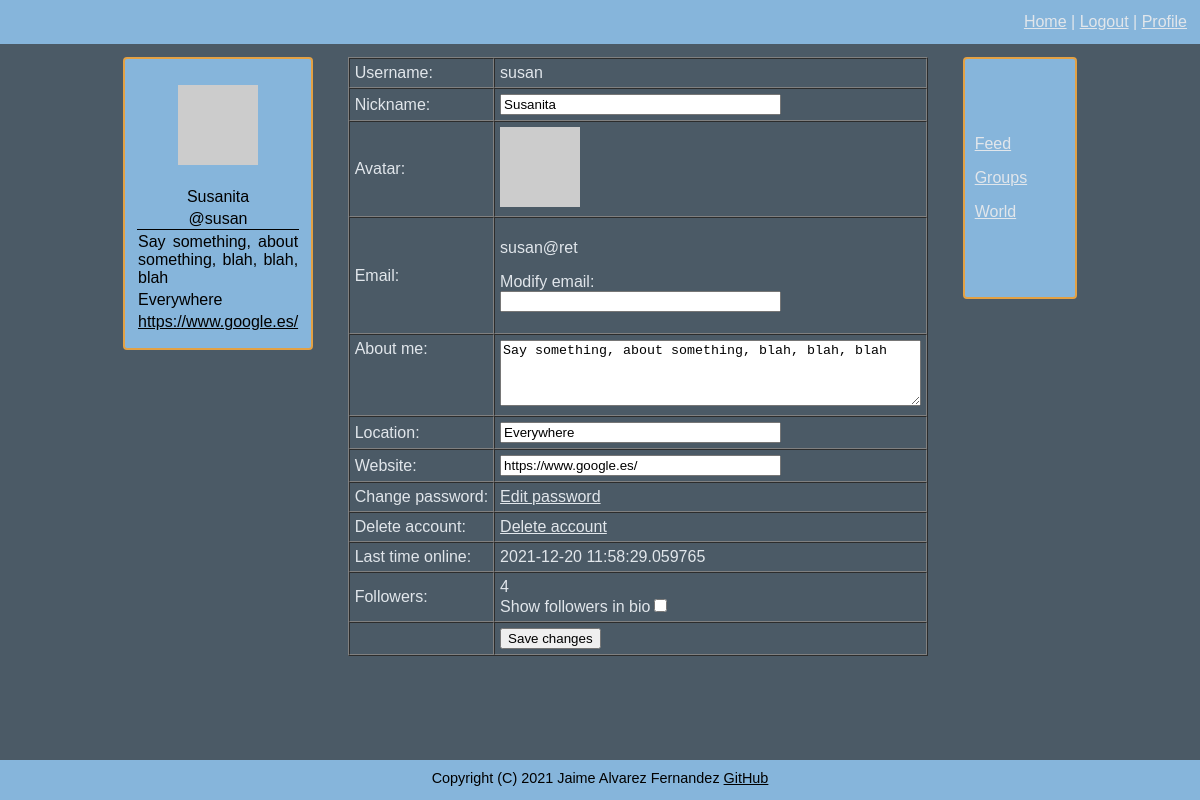
The page /profile (signed in) on the database its author committed.
### connect/models.py (models this page shows, shortened)
class User(UserMixin, db.Model):
    id = db.Column(db.Integer, primary_key=True)
    username = db.Column(db.String(64), index=True, unique=True)
    email = db.Column(db.String(120), index=True, unique=True)
    nickname = db.Column(db.String(64))
    password = db.Column(db.String(128))
    about_me = db.Column(db.String(140))
    location = db.Column(db.String(64))
    website = db.Column(db.String(120))
    last_seen = db.Column(db.DateTime, default=datetime.datetime.utcnow)
    follower_bio = db.Column(db.Boolean, default=False)
    posts = db.relationship('Posts', backref='author', lazy='dynamic')
    reply = db.relationship('Reply', backref='author', lazy='dynamic')
    followed = db.relationship('User',
                               secondary=followers,
                               primaryjoin=(followers.c.follower_id == id),
                               secondaryjoin=(followers.c.followed_id == id),
                               backref=db.backref('followers', lazy='dynamic'), lazy='dynamic')
    starred = db.relationship('Posts',
                              secondary=stars,
                              backref=db.backref('awarded_stars', lazy='dynamic'), lazy='dynamic')
    starred_reply = db.relationship('Reply',
                                    secondary=stars_reply,
                                    backref=db.backref('awarded_stars_reply', lazy='dynamic'), lazy='dynamic')
    def avatar(self, size):
        digest = md5(self.email.lower().encode('utf-8')).hexdigest()
        return f'https://www.gravatar.com/avatar/{digest}?d=identicon&s={size}'

### connect/routing.py (the view)
@app.route('/profile', methods=['GET', 'POST'])
@flask_login.login_required
def profile():
    form = forms.EditProfileForm()
    if form.validate_on_submit():
        if form.user_email.data != '':
            flask_login.current_user.email = form.user_email.data
        flask_login.current_user.about_me = form.about_me.data
        flask_login.current_user.location = form.location.data
        flask_login.current_user.website = form.website.data
        flask_login.current_user.nickname = form.nickname.data
        flask_login.current_user.follower_bio = form.followers.data
        db.session.commit()
        flask.flash('Your changes have been saved.')
        return flask.redirect(flask.url_for('profile'))
    elif flask.request.method == 'GET':
        form.user_email.data = ''
        form.nickname.data = flask_login.current_user.nickname
        form.about_me.data = flask_login.current_user.about_me
        form.website.data = flask_login.current_user.website
        form.location.data = flask_login.current_user.location
        form.followers.data = flask_login.current_user.follower_bio
    return flask.render_template('profile.html', user=flask_login.current_user, form=form, title='Profile')

### connect/forms.py (shortened to what this page needs)
class EditProfileForm(FlaskForm):
    user_email = wtforms.StringField('Email', validators=[validators.Optional(),
                                                          validators.Regexp(r'^[a-zA-Z0-9_.]+@[a-zA-Z0-9_.]+$',
                                                                            message='Please enter a valid email')])
    about_me = wtforms.TextAreaField('About me', validators=[validators.Length(min=0, max=140)])
    nickname = wtforms.StringField('Nickname', validators=[validators.Length(min=0, max=25)])
    submit = wtforms.SubmitField('Save changes')
    location = wtforms.StringField('Location', validators=[validators.Optional()])
    website = wtforms.StringField('Website', validators=[validators.Optional()])
    followers = wtforms.BooleanField('Show followers in bio')

### connect/models.py (called while the page is built)
@login.user_loader
def load_user(user_id):
    return User.query.get(int(user_id))

### connect/routing.py (called while the page is built)
@app.before_request
def before_request():
    if flask_login.current_user.is_authenticated:
        flask_login.current_user.last_seen = datetime.datetime.utcnow()
        db.session.commit()

### connect/templates/profile.html (shortened to what this page needs)
{% extends "general_template.html" %}
{% block content %}
<div id="profile">
        <form action="" method="post" novalidate>
            <table cellspacing="0" cellpadding="5" border="1">
                <tr>
                    <td>Username:</td>
                    <td>{{ user.username }}</td>
                </tr>
                <tr>
                    <td>{{ form.nickname.label }}:</td>
                    <td>
                        {{ form.nickname(size=32, autocomplete=off) }}<br>
                    </td>
                </tr>
                <tr>
                    <td>Avatar:</td>
                    <td><img src="{{ user.avatar(80) }}"></td>
                </tr>
                <tr>
                    <td>{{ form.user_email.label }}:</td>
                    <td>
                        <p>
                            {{ user.email }}
                        </p>
                        <p>
                            Modify email:<br>
                            {{ form.user_email(size=32, autocomplete=off) }}<br>
                        </p>
                    </td>
                </tr>
                <tr>
                    <td valign="top">{{ form.about_me.label }}:</td>
                    <td>
                        {{ form.about_me(cols=50, rows=4) }}<br>
                    </td>
                </tr>
                <tr>
                    <td>
                        {{ form.location.label }}:
                    </td>
                    <td>
                        {{ form.location(size=32) }}<br>
                    </td>
                </tr>
                <tr>
                    <td>
                        {{ form.website.label }}:
                    </td>
                    <td>
                        {{ form.website(size=32) }}<br>
                    </td>
                </tr>
                <tr valign="top">
                    <td>Change password:</td>
                    <td>
                         <a href="{{url_for('change_password')}}">Edit password</a>
                    </td>
                </tr>
                <tr>
                    <td>Delete account:</td>
                    <td>
                        <a href="{{ url_for('delete_account') }}">Delete account</a>
                    </td>
                </tr>
                <tr>
                    <td>Last time online:</td>
                    <td>{% if user.last_seen %}{{ user.last_seen }}{% endif %}</td>
                </tr>
                <tr>
                    <td>Followers:</td>
                    <td>{{ current_user.followers.count() }}<br>
                        {{ form.followers.label }}{{ form.followers() }}
                    </td>
                </tr>
                <tr>
                    <td></td>
                    <td>{{ form.submit() }}</td>
                </tr>
            </table>
        </form>
    </div>
{% endblock %}

### connect/templates/sub_templates/_profile.html (shortened to what this page needs)
{% if user and user != current_user %}
    <p>
        <img src="{{ user.avatar(128) }}">
    </p>
    <table width="100%">
        <tr>
            <td>
                {% if user.nickname is not none %}
                {{ user.nickname }}
                {% endif %}
            </td>
        </tr>
        <tr>
            <td class="bottom_line">
                @{{ user.username }}
            </td>
        </tr>
        <tr>
            <td>
                {% if not current_user.is_following(user) %}
                <form method="post" action="{{ url_for('follow', username=user.username, url=request.endpoint) }}">
                    {{ e_form.hidden_tag() }}
                    {{ e_form.submit(value='Follow') }}
                </form>
                {% else %}
                <form method="post" action="{{ url_for('unfollow', username=user.username, url=request.endpoint) }}">
                    {{ e_form.hidden_tag() }}
                    {{ e_form.submit(value='Unfollow') }}
                </form>
                {% endif %}
            </td>
        </tr>
        <tr>
            <td class="justify_text">
                {% if user.about_me is not none %}
                    {{ user.about_me }}
                {% endif %}
            </td>
        </tr>
        <tr>
            <td>
                {% if user.location is not none %}
                    {{ user.location }}
                {% endif %}
            </td>
        </tr>
        <tr>
            <td>
                {% if user.website is not none %}
                    <a href="{{ current_user.website }}">{{ current_user.website }}</a>
                {% endif %}
            </td>
        </tr>
        <tr>
            <td>
                {% if user.follower_bio %}
                Followers: {{ current_user.followers.count() }}
                {% endif %}
            </td>
        </tr>
    </table>
{% else %}
    <p>
        <img src="{{ current_user.avatar(128) }}">
    </p>
    <table width="100%">
        <tr>
            <td>
                {% if current_user.nickname is not none %}
                {{ current_user.nickname }}
                {% endif %}
            </td>
        </tr>
        <tr>
            <td class="bottom_line">
                @{{ current_user.username }}
            </td>
        </tr>
        <tr>
            <td class="justify_text">
                {% if current_user.about_me is not none %}
                    {{ current_user.about_me }}
                {% endif %}
            </td>
        </tr>
        <tr>
            <td class="justify_text">
                {% if current_user.location is not none %}
                    {{ current_user.location }}
                {% endif %}
            </td>
        </tr>
        <tr>
            <td class="justify_text">
                {% if current_user.website is not none %}
                    <a href="{{ current_user.website }}">{{ current_user.website }}</a>
                {% endif %}
            </td>
        </tr>
        <tr>
            <td>
            </td>
        </tr>
    </table>
{% endif %}

### connect/static/css/style.css (style rules this page uses)
body { font-family: Arial; background: #4b5a66; color: #e1e6eb; min-height: 100vh; margin: 0; }
a { color: inherit; }
.bottom_line { border: solid; border-width: 0px 0 1px 0; }
.justify_text { text-align: justify; text-justify: inter-word; }
body { display:flex; flex-direction:column; }

### rows shown on the page
User: nickname "Susanita", username "susan", about_me "Say something, about something, blah, blah, blah", location "Everywhere", website "https://www.google.es/", email "susan@ret", last_seen "2021-12-20 11:58:29.059765"

### other values the page prints
{{ current_user.followers.count() }} "4"
